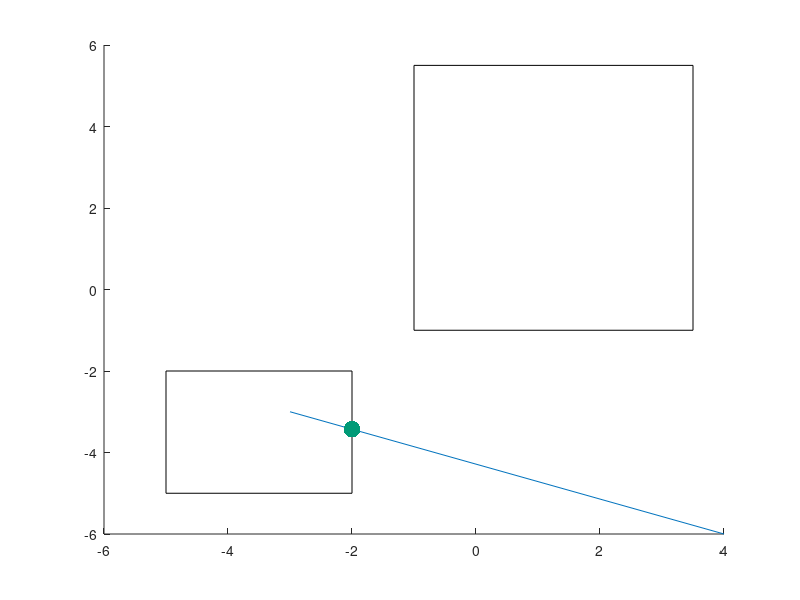

This chart was generated by the following MATLAB code:
% Example of static point and line-line intersection with obstacle edges
% Amogh Chinnakonda

clear
clc

% Inputs Needed
x1 = -3;
y1 = -3;
x2 = 4;
y2 = -6;
lx = -2;
rx = -5;
ly = -2;
ry = -5;

v1 = [-2,-2];
v2 = [-5,-2];
v3 = [-2,-5];
v4 = [-5,-5];

v5 = [-1,-1];
v6 = [-1, 5.5];
v7 = [3.5, -1];
v8 = [3.5, 5.5];

% Static Variables
cpos = [x1,y1];

rect = [v1; v2; v3; v4];
r1 = [v1, v2 ; v1, v3; v2, v4; v3, v4; v5, v6; v5, v7; v6, v8; v7, v8]
[numRows,numCols] = size(r1);
intpoints = []
midpoints = []
norms = []

% Dynamic Variables
lpos = [x2,y2];
a = [cpos(1), cpos(2); lpos(1), lpos(2)];

    for k = 1:numRows

        v = r1(k,1:4);
        x3 = v(1)
        y3 = v(2)
        x4 = v(3)
        y4 = v(4)

        t = ((x1-x3)*(y3-y4) - (y1-y3)*(x3-x4))/((x1-x2)*(y3-y4) - (y1-y2)*(x3-x4))
        u = ((x1-x3)*(y1-y2) - (y1-y3)*(x1-x2))/((x1-x2)*(y3-y4) - (y1-y2)*(x3-x4))

        px1 = x1 + t*(x2-x1);
        py1 = y1 + t*(y2-y1);
        px2 = x3 + u*(x4-x3);
        py2 = y3 + u*(y4-y3);

        if (t>=0) && (t<=1) && (u>=0) && (u<=1)
            intpoints = [intpoints; [px2,py2]]
        else
            intpoints = [intpoints]
        end

    end

    [numR,numCol] = size(intpoints);

    for j = 1:numR
        norms = [norms, norm([intpoints(j,1)-x1, intpoints(j,2)-y1])]
    end

    [M,I] = min(norms)
    midpoints = [intpoints(I,:)]
    [numM,numC] = size(midpoints);

    hold on
    axis = [0 10 0 12];
    l1 = line([cpos(1), lpos(1)], [cpos(2), lpos(2)])
    r2 = rectangle('Position', [rx,ry, abs(rx-lx), abs(ry-ly)])
    r3 = rectangle('Position', [v5(1),v5(2), v8(1)-v5(1), v8(2)-v5(2)])
    RGB = [0 155 119]/256;
    scatter(midpoints(1), midpoints(2),[144], RGB, 'filled')
